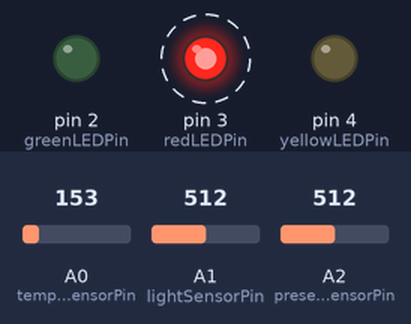
This sketch was run on a simulated Arduino Uno, built with avr-gcc and run on an emulated ATmega328P. Parts: output pins drawn as LEDs (lit = HIGH). Dashed ring = blinking. Inputs (shaded band) come from the test bench; at power-on: A0 (temperatureSensorPin) = 153, A1 (lightSensorPin) = 512, A2 (presenceSensorPin) = 512.

Above: at 2.9 s.
3.0 s: A0 (temperatureSensorPin) set to 172
At 5.2 s:
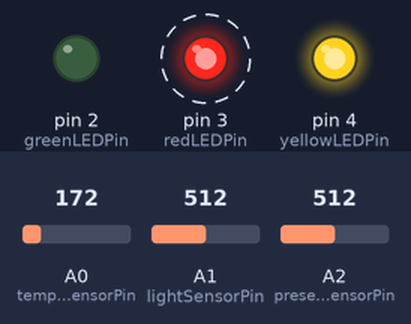
9.3 s: A1 (lightSensorPin) set to 522
At 14.0 s:
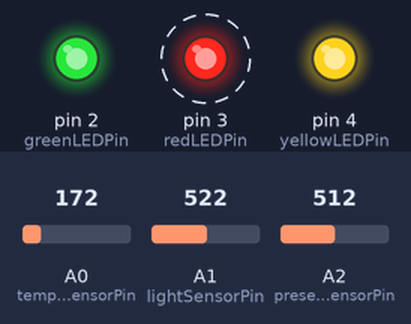
15.6 s: A0 (temperatureSensorPin) set to 133
At 17.9 s:
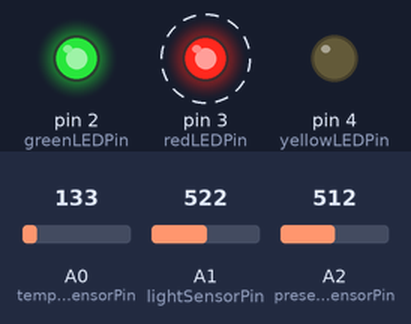
21.9 s: A2 (presenceSensorPin) set to 122
At 22.11 s:
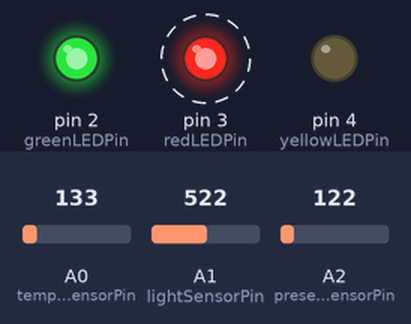
25.4 s: A2 (presenceSensorPin) set to 16
28.9 s: A1 (lightSensorPin) set to 511
At 29.9 s:
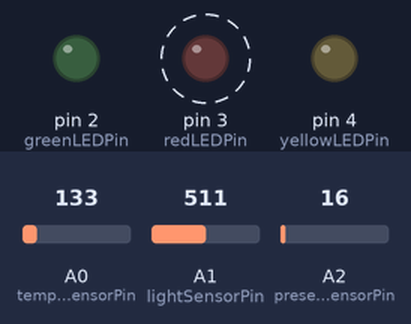
Timing chart, 0 to 33.4 s (numbered marks = the images above; inputs shaded):
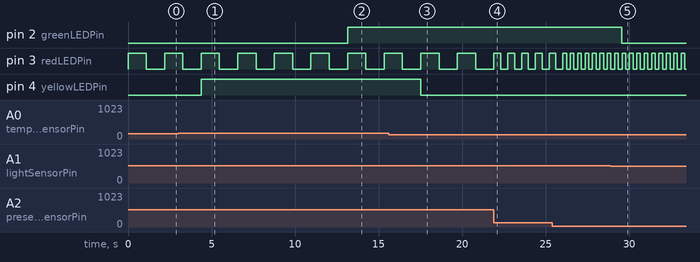

Measured:
- the behaviour switches between 155 and 156 on A0 (temperatureSensorPin) (found by bisection; images 0 and 1)
- the behaviour switches between 513 and 514 on A1 (lightSensorPin) (found by bisection; images 1 and 2)
- after the input at 3.0 s, pin 4 (yellowLEDPin): LOW → HIGH after 1.4 s
- after the input at 9.3 s, pin 2 (greenLEDPin): LOW → HIGH after 3.8 s
- after the input at 15.6 s, pin 4 (yellowLEDPin): HIGH → LOW after 1.9 s
- after the input at 21.9 s, pin 3 (redLEDPin): alternates HIGH for 0.41 s and LOW for 0.41 s, starting after 0.42 s
- after the input at 28.9 s, pin 2 (greenLEDPin): HIGH → LOW after 0.67 s
- by itself, pin 3 (redLEDPin): alternates HIGH for 1.1 s and LOW for 1.1 s

The sketch:

lab2.ino
```cpp
//LED pin constants
const int yellowLEDPin = 4;
const int redLEDPin    = 3;
const int greenLEDPin  = 2;

//Sensor pin constants
const int temperatureSensorPin = A0;
const int lightSensorPin       = A1;
const int presenceSensorPin    = A2;

//Loop constants
const int delayTime = 2/*milliseconds*/;

float mapTemperature(int temperatureSensorValue) {
  return (((temperatureSensorValue/1024.0) * 5.0) - 0.5) * 100;
}

float mapLight(int lightSensorValue) {
  return map(lightSensorValue,0,1023,0,255);
}

float mapPresence(int presenceSensorValue) {
  return map(presenceSensorValue,0,1023,0,179);
}

void manageYellowLED(float temperature) {
  //If environment temperature is greater than 26ºC
  if(temperature > 26.0/*ºC*/) {
    //Activate yellow led pin
    digitalWrite(yellowLEDPin, HIGH);
  } else {
    //Deactivate yellow led pin
    digitalWrite(yellowLEDPin, LOW);
  }
}

void manageRedLED(float presence) {
  float wait = map(presence,0,179,200,2000);
  digitalWrite(redLEDPin, HIGH);
  delay(wait);
  digitalWrite(redLEDPin, LOW);
  delay(wait);
}

void manageGreenLED(float light) {
  //Regulate green led pin
  analogWrite(greenLEDPin, light);
}

void setup() {
  //Setting LED pins to output voltage
  pinMode(yellowLEDPin, OUTPUT);
  pinMode(redLEDPin, OUTPUT);
  pinMode(greenLEDPin, OUTPUT);

  //Reset LED pins output to low voltage, deactivating them
  digitalWrite(yellowLEDPin, LOW);
  digitalWrite(redLEDPin, LOW);
  digitalWrite(greenLEDPin, LOW);

  //DEBUG
  /*Serial.begin(9600);*/
}

void loop() {
  //Getting sensor values
  int temperatureSensorValue = analogRead(temperatureSensorPin);
  int lightSensorValue       = analogRead(lightSensorPin);
  int presenceSensorValue    = analogRead(presenceSensorPin);

  //DEBUG
  /*Serial.print("Temperature sensor value: ");
  Serial.println(temperatureSensorValue);
  Serial.print("Light       sensor value: ");
  Serial.println(lightSensorValue);
  Serial.print("Presence    sensor value: ");
  Serial.println(presenceSensorValue);*/

  //Mapping environment variables
  float temperature = mapTemperature(temperatureSensorValue);
  float light       = mapLight(lightSensorValue);
  float presence    = mapPresence(presenceSensorValue);

  //DEBUG
  /*Serial.print("Temperature             : ");
  Serial.println(temperature);
  Serial.print("Light                   : ");
  Serial.println(light);
  Serial.print("Presence                : ");
  Serial.println(presence);*/

  //Manage LED's
  manageYellowLED(temperature);
  manageRedLED(presence);
  manageGreenLED(light);

  delay(delayTime);
}
```
